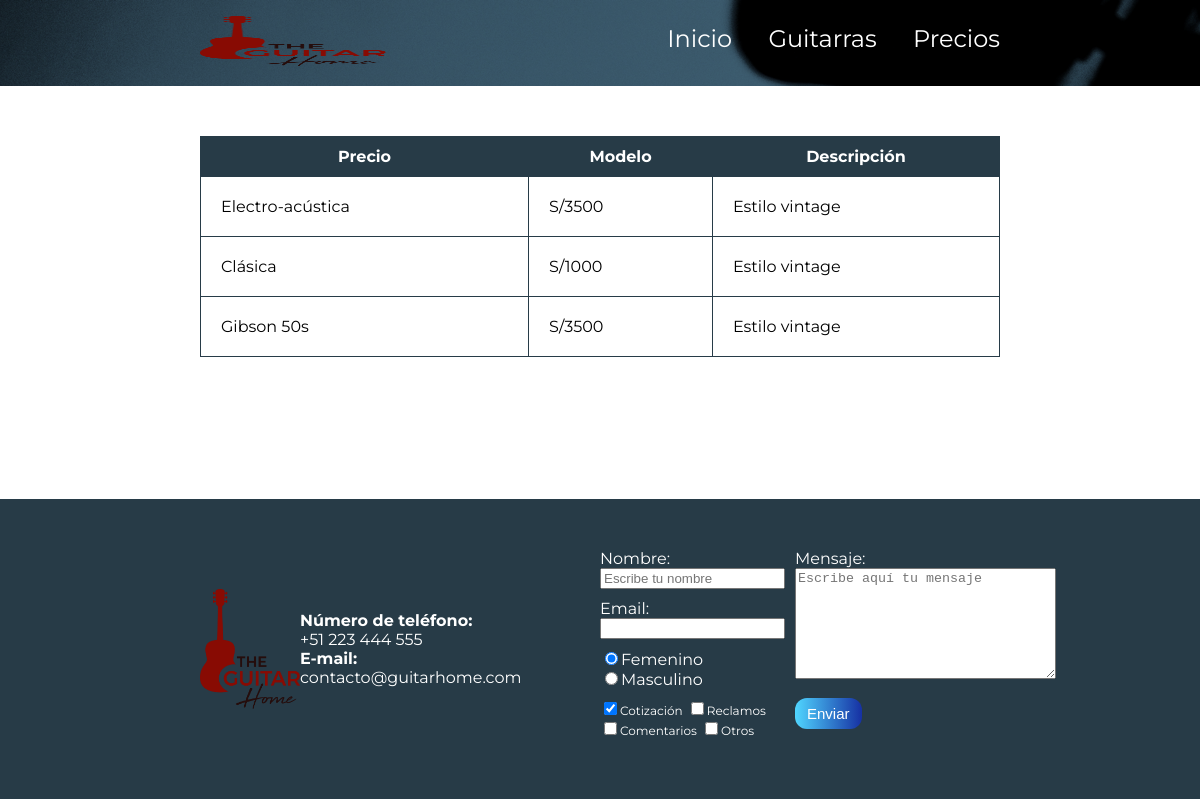
Page /precios.php on the committed database.
### tables this page shows
create table guitarra (
  id int auto_increment not null primary key,
  nombre varchar(30) not null,
  enlace_imagen varchar(255) not null,
  precio double
);

### src/services/guitarra.php (called while the page is built, shortened)
<?php
class Guitarra {
  public static function getGuitarras($db) {
    $resultado = $db->query('SELECT * FROM guitarra');
    $i = 0;
    $guitarras = [];
    while ($fila = $resultado->fetch_assoc()) {
      $guitarras[$i] = new \Guitarra();
      $guitarras[$i]->id = $fila['id'];
      $guitarras[$i]->nombre = $fila['nombre'];
      $guitarras[$i]->enlaceImagen = $fila['enlace_imagen'];
      $guitarras[$i]->precio = $fila['precio'];
      $resultado2 = $db->query('SELECT * FROM guitarra_caracteristica WHERE guitarra_id = '.$fila['id']);
      $j = 0;
      while ($fila2 = $resultado2->fetch_assoc()) {
        $caracteristicas[$j] = $fila2['caracteristica'];
        $j++;
      }
      $guitarras[$i]->caracteristicas = $caracteristicas;
      $i++;
    }
    return $guitarras;
  }
}

### precios.php (the view, shortened to what this page needs)
<?php
require_once('src/services/guitarra.php');
include_once('enviarMensaje.php');
$guitarras = \Services\Guitarra::getGuitarras($mysqli);
?>
<!DOCTYPE html>
<html>
<head>
    <link rel="stylesheet" type="text/css" href="css/estilos.css" />
</head>
<body>
    <header id="header" class="header background">
        <div class="container">
            <figure class="logo">
                <img src="images/logo+(1).png" alt="invie logo" width="186" height="50" />
            </figure>
            <nav class="menu">
                <ul>
                    <li><a href="index.php" title="">Inicio</a></li>
                    <li><a href="index.php#guitars" title="">Guitarras</a></li>
                    <li><a href="precios.php" title="">Precios</a></li>
                </ul>
            </nav>
        </div>
    </header>
<section class="main">
    <div class="container">
            <table>
                <thead>
                    <tr>
                        <th>Precio</th>
                        <th>Modelo</th>
                        <th>Descripción</th>
                    </tr>
                </thead>
                <tbody>
    <?php
      for ($i = 0; $i < count($guitarras); $i++) {
        echo '<tr>';
        echo '<td>'.$guitarras[$i]->nombre.'</td>';
        echo '<td> S/'.$guitarras[$i]->precio.'</td>';
        echo '<td>'.$guitarras[$i]->caracteristicas[0].'</td>';
        echo '<tr>';
      }
    ?>
                </tbody>
            </table>
        </div>
</section>
    <footer class="footer">
		<div class="container">
			<div class="contact">
				<div class="logo">
					<img src="images/logo+(1).png" width="100" alt="logo" />
				</div>
				<div class="datos">
					<a href="tel:+11223444555"><strong>Número de teléfono: </strong> <span>+51 223 444 555</span></a>
					<a href="mailto:contacto@invie.com"><strong>E-mail: </strong>
						<span>contacto@guitarhome.com</span></a>
				</div>
			</div>
			<form class="contactform" action="./" method="post">
				<div class="col1">
					<label for="nombre">
						Nombre:
						<input type="text" placeholder="Escribe tu nombre" id="name" name="nombre" />
					</label>
					<label for="email">
						Email:
						<input type="email" required id="email" name="email" />
					</label>
					<div class="gender">
						<label for="radiomujer"><input checked type="radio" id="radiomujer" name="genero"
								value="femenino" />Femenino</label><br>
						<label for="radiohombre"><input type="radio" id="radiohombre" name="genero"
								value="femenino" />Masculino</label>
					</div>
					<div class="topics">
						<label for="quotation"><input checked type="checkbox" id="qutation" name="topics"
								value="qutation" />Cotización</label>
						<label for="claims"><input type="checkbox" id="claims" name="topics"
								value="claims" />Reclamos</label>
						<label for="comments"><input type="checkbox" id="comments" name="topics"
								value="comments" />Comentarios</label>
						<label for="others"><input type="checkbox" id="others" name="topics"
								value="others" />Otros</label>
					</div>
				</div>
				<div class="col2">
					<label for="mensaje">
						Mensaje:
						<textarea id="textspace" name="mensaje" cols="30" rows="7"
							placeholder="Escribe aquí tu mensaje"></textarea>
					</label>
					<input class="button" type="submit" name="sent" value="Enviar" />
				</div>
			</form>
		</div>
	</footer>
</body>
</html>

### css/estilos.css (style rules this page uses)
body { font-family: 'Montserrat', sans-serif; margin: 0; }
table { width: 100%; border-collapse: collapse; margin: 50px 0 50px 0 ; }
th { background-color: #273b47; color: white; padding: 10px; }
td { padding: 20px; }
table, td, th { border: solid #273b47 1px; }
input, textarea { outline: 0; }
.main { min-height: calc(100vh - 437px); }
.container { width: 800px; margin: auto; position: relative; }
.header { position: relative; }
.background { background-image: url("../images/background.png"); background-size: cover; }
.button { border-radius: 12px; border: none; background: #fd324e; color: white; padding: 7px 12px; font-size: 15px; background: linear-gradient(to left, #1630a3, #50d6ff); cursor: pointer; text-decoration: none; transition-duration: 500ms; }
.menu { font-size: 24px; display: inline-block; position: absolute; right: 0; }
.menu li { display: inline-block; margin-left: 30px; list-style: none; }
.logo { display: inline-block; margin-left: 0; }
.footer .container { display: flex; justify-content: space-between; }
.footer { background-color: #273B47; padding: 50px 10px; }
.contact img { display: block; }
.contact strong { display: block; }
.contact a { color: white; text-decoration: none; margin: 10px 10px 10px 0; }
.contactform { display: flex; width: 400px; color: white; }
.col1, .col2 { display: flex; flex-direction: column; }
.col1 { margin-right: 10px; }
.col2 { align-items: flex-start; }
.col2 .button { margin-top: 5px; }
.contact { display: flex; width: 340px; flex-wrap: wrap; align-items: center; }
.topics label { font-size: 12px; }
.contactform label, .gender, .topics { margin-bottom: 10px; }
.menu a { color: white; text-decoration: none; }
footer .container { display: flex; }

### rows in the picture
guitarra: nombre "Electro-acústica", precio "3500", caracteristicas "Estilo vintage"
guitarra: nombre "Clásica", precio "1000", caracteristicas "Estilo vintage"
guitarra: nombre "Gibson 50s", precio "3500", caracteristicas "Estilo vintage"
